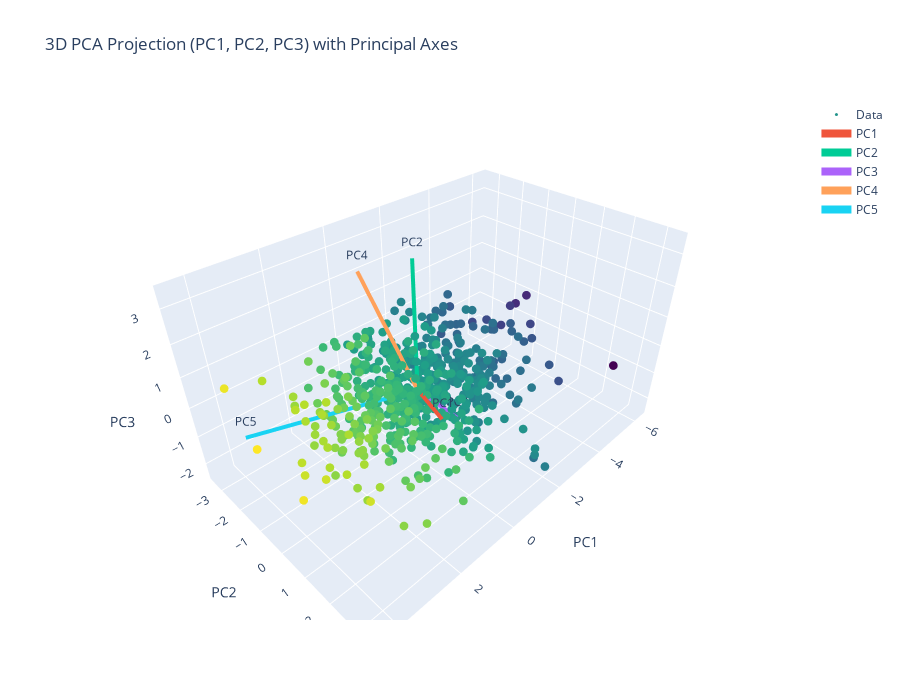
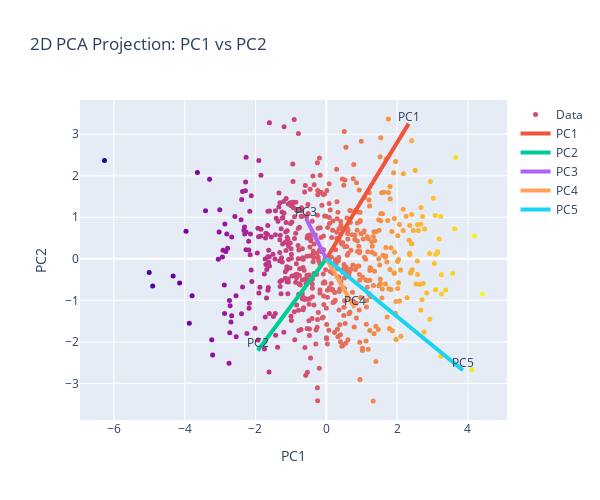
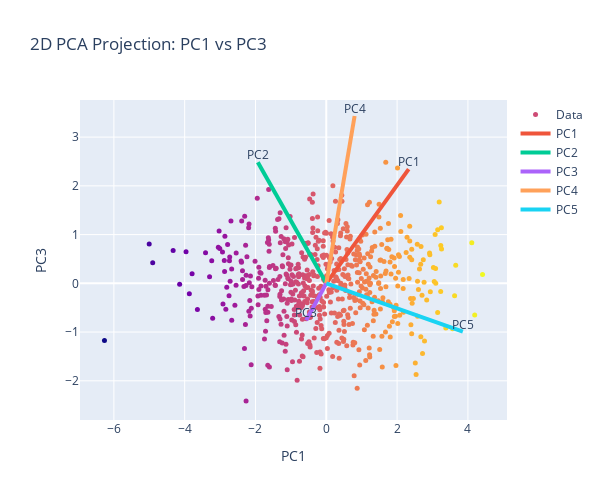
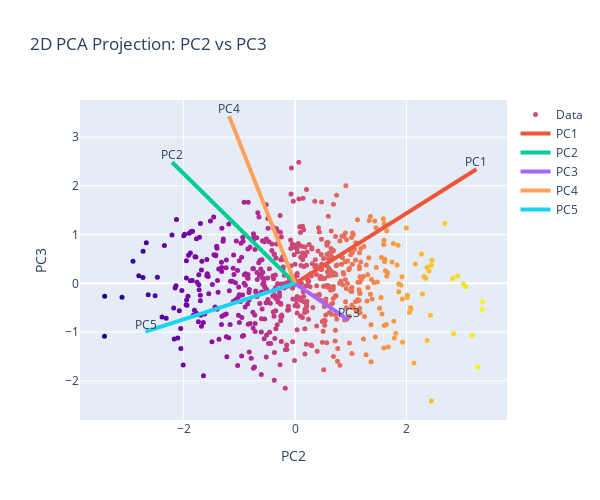

Notebook cell for these charts, in order:
### Code cell
import numpy as np
import plotly.graph_objects as go
from sklearn.decomposition import PCA
from itertools import combinations

# ============================================================
# 1. Generate 5D synthetic dataset
# ============================================================

# Set reproducible random seed
np.random.seed(42)

# Mean of the 5D Gaussian distribution
mean = np.zeros(5)

# Covariance matrix (defines correlation structure)
cov = np.array([
    [1.0, 0.8, 0.3, 0.0, 0.2],
    [0.8, 1.5, 0.4, 0.1, 0.3],
    [0.3, 0.4, 1.2, 0.3, 0.5],
    [0.0, 0.1, 0.3, 0.8, 0.2],
    [0.2, 0.3, 0.5, 0.2, 1.0]
])

# Generate 600 random points in 5D from the distribution
X = np.random.multivariate_normal(mean, cov, size=600)


# ============================================================
# 2. Perform PCA on the 5D dataset
# ============================================================

# Initialize PCA to extract all 5 components
pca = PCA(n_components=5)

# Transform the data into PCA space
# X_pca[i] = coordinates of point i in the new principal-component basis
X_pca = pca.fit_transform(X)

# PCA components (eigenvectors of covariance matrix)
# shape = (5 principal components) x (5 dimensions)
components = pca.components_

# Scaling factor to visually enlarge principal axes in plots
axis_scale = 5


# ============================================================
# 3. FUNCTION: Plot a 3D scatter for a given triplet of PCs
#    Also draw principal axes projected into this 3D space
# ============================================================

def plot_3d_triplet(indices):
    """
    Plot a 3D scatter using three selected principal components.
    Also draw all 5 PCA axes projected into this 3D coordinate system.
    
    Parameters:
        indices: tuple of 3 integers → which PCs to plot, e.g. (0,1,2)
    """
    
    # Unpack the PC indices
    a, b, c = indices

    # Create a new 3D Plotly figure
    fig = go.Figure()

    # ------------------------------------------------------------
    # 3D scatter of the projected dataset
    # ------------------------------------------------------------
    fig.add_trace(go.Scatter3d(
        x=X_pca[:, a],       # x-axis = PC_a values
        y=X_pca[:, b],       # y-axis = PC_b values
        z=X_pca[:, c],       # z-axis = PC_c values
        mode="markers",      # plotted as points
        marker=dict(
            size=3,
            color=X_pca[:, a],  # color encoded by PC_a
            colorscale="Viridis"
        ),
        name="Data"
    ))

    # ------------------------------------------------------------
    # Draw the principal axes in this 3D plot
    # Each PCA axis is an eigenvector in 5D.
    # We project it onto the selected 3 PCs.
    # ------------------------------------------------------------
    for i, comp in enumerate(components):

        # Project eigenvector "comp" into the selected PCA dimensions
        vec = comp[[a, b, c]] * axis_scale

        # Draw arrow from origin (0,0,0) to the vector
        fig.add_trace(go.Scatter3d(
            x=[0, vec[0]],
            y=[0, vec[1]],
            z=[0, vec[2]],
            mode="lines+text",
            line=dict(width=8),
            text=[None, f"PC{i+1}"],      # label the arrow tip
            textposition="top center",
            name=f"PC{i+1}"
        ))

    # ------------------------------------------------------------
    # Configure layout, titles, axes labels
    # ------------------------------------------------------------
    fig.update_layout(
        title=f"3D PCA Projection (PC{a+1}, PC{b+1}, PC{c+1}) with Principal Axes",
        scene=dict(
            xaxis_title=f"PC{a+1}",
            yaxis_title=f"PC{b+1}",
            zaxis_title=f"PC{c+1}",
        ),
        width=900,
        height=700
    )

    # Display the plot
    fig.show()



# ============================================================
# 4. FUNCTION: Plot 2D projections for a triplet of PCs
#    Creates (PCa vs PCb), (PCa vs PCc), (PCb vs PCc)
# ============================================================

def plot_2d_pairs(indices):
    """
    Given 3 PCA indices, create the 3 possible 2D projection plots.
    
    Parameters:
        indices: tuple of 3 integers
    """

    # Unpack the PCA indices
    a, b, c = indices

    # All 2D combinations from the triplet
    pairs = [(a, b), (a, c), (b, c)]

    # ------------------------------------------------------------
    # Loop over each 2D pair and create a scatter plot
    # ------------------------------------------------------------
    for (x, y) in pairs:

        # Create a new 2D figure
        fig = go.Figure()

        # ----------------------
        # Scatter points
        # ----------------------
        fig.add_trace(go.Scatter(
            x=X_pca[:, x],
            y=X_pca[:, y],
            mode="markers",
            marker=dict(
                size=5,
                color=X_pca[:, x],
                colorscale="Plasma"
            ),
            name="Data"
        ))

        # ----------------------
        # Add PCA axes projected into this 2D plane
        # ----------------------
        for i, comp in enumerate(components):

            # Select only the dimensions corresponding to this pair
            vec = comp[[x, y]] * axis_scale

            fig.add_trace(go.Scatter(
                x=[0, vec[0]],
                y=[0, vec[1]],
                mode="lines+text",
                text=[None, f"PC{i+1}"],
                textposition="top center",
                line=dict(width=4),
                name=f"PC{i+1}"
            ))

        # ----------------------
        # Layout and titles
        # ----------------------
        fig.update_layout(
            title=f"2D PCA Projection: PC{x+1} vs PC{y+1}",
            xaxis_title=f"PC{x+1}",
            yaxis_title=f"PC{y+1}",
            width=600,
            height=500
        )

        # Display the figure
        fig.show()



# ============================================================
# 5. Generate all combinations of 3 PCs out of 5
# ============================================================

# List of all 10 combinations of (PCi, PCj, PCk)
triplets = list(combinations(range(5), 3))


# ============================================================
# 6. Loop over each triplet:
#       → Show 3D plot with axes
#       → Show 2D projections
# ============================================================

for triple in triplets:
    print(f"\n=== Showing PCA components: PC{triple[0]+1}, PC{triple[1]+1}, PC{triple[2]+1} ===\n")

    # 3D PCA space + axes
    plot_3d_triplet(triple)

    # The 3 pairwise 2D projections
    plot_2d_pairs(triple)

### Figure 1 — Plotly figure (JSON) as saved in the notebook; plotly's stock layout.template omitted (floating-point values rounded to 4 significant figures; data arrays with more than 128 entries replaced by an {"elided": "..."} marker saying what was removed)
{"data": [{"marker": {"color": {"elided": "600 float values"}, "colorscale": [[0, "#440154"], [0.1111, "#482878"], [0.2222, "#3e4989"], [0.3333, "#31688e"], [0.4444, "#26828e"], [0.5556, "#1f9e89"], [0.6667, "#35b779"], [0.7778, "#6ece58"], [0.8889, "#b5de2b"], [1, "#fde725"]], "size": 3}, "mode": "markers", "name": "Data", "type": "scatter3d", "x": {"elided": "600 float values"}, "y": {"elided": "600 float values"}, "z": {"elided": "600 float values"}}, {"line": {"width": 8}, "mode": "lines+text", "name": "PC1", "text": [null, "PC1"], "textposition": "top center", "type": "scatter3d", "x": [0, 2.328], "y": [0, 3.255], "z": [0, 2.342]}, {"line": {"width": 8}, "mode": "lines+text", "name": "PC2", "text": [null, "PC2"], "textposition": "top center", "type": "scatter3d", "x": [0, -1.934], "y": [0, -2.207], "z": [0, 2.483]}, {"line": {"width": 8}, "mode": "lines+text", "name": "PC3", "text": [null, "PC3"], "textposition": "top center", "type": "scatter3d", "x": [0, -0.5686], "y": [0, 0.9659], "z": [0, -0.761]}, {"line": {"width": 8}, "mode": "lines+text", "name": "PC4", "text": [null, "PC4"], "textposition": "top center", "type": "scatter3d", "x": [0, 0.7998], "y": [0, -1.184], "z": [0, 3.433]}, {"line": {"width": 8}, "mode": "lines+text", "name": "PC5", "text": [null, "PC5"], "textposition": "top center", "type": "scatter3d", "x": [0, 3.857], "y": [0, -2.683], "z": [0, -0.9919]}], "layout": {"height": 700, "scene": {"xaxis": {"title": {"text": "PC1"}}, "yaxis": {"title": {"text": "PC2"}}, "zaxis": {"title": {"text": "PC3"}}}, "title": {"text": "3D PCA Projection (PC1, PC2, PC3) with Principal Axes"}, "width": 900}}

### Figure 2 — Plotly figure (JSON) as saved in the notebook; plotly's stock layout.template omitted (floating-point values rounded to 4 significant figures; data arrays with more than 128 entries replaced by an {"elided": "..."} marker saying what was removed)
{"data": [{"marker": {"color": {"elided": "600 float values"}, "colorscale": [[0, "#0d0887"], [0.1111, "#46039f"], [0.2222, "#7201a8"], [0.3333, "#9c179e"], [0.4444, "#bd3786"], [0.5556, "#d8576b"], [0.6667, "#ed7953"], [0.7778, "#fb9f3a"], [0.8889, "#fdca26"], [1, "#f0f921"]], "size": 5}, "mode": "markers", "name": "Data", "type": "scatter", "x": {"elided": "600 float values"}, "y": {"elided": "600 float values"}}, {"line": {"width": 4}, "mode": "lines+text", "name": "PC1", "text": [null, "PC1"], "textposition": "top center", "type": "scatter", "x": [0, 2.328], "y": [0, 3.255]}, {"line": {"width": 4}, "mode": "lines+text", "name": "PC2", "text": [null, "PC2"], "textposition": "top center", "type": "scatter", "x": [0, -1.934], "y": [0, -2.207]}, {"line": {"width": 4}, "mode": "lines+text", "name": "PC3", "text": [null, "PC3"], "textposition": "top center", "type": "scatter", "x": [0, -0.5686], "y": [0, 0.9659]}, {"line": {"width": 4}, "mode": "lines+text", "name": "PC4", "text": [null, "PC4"], "textposition": "top center", "type": "scatter", "x": [0, 0.7998], "y": [0, -1.184]}, {"line": {"width": 4}, "mode": "lines+text", "name": "PC5", "text": [null, "PC5"], "textposition": "top center", "type": "scatter", "x": [0, 3.857], "y": [0, -2.683]}], "layout": {"height": 500, "title": {"text": "2D PCA Projection: PC1 vs PC2"}, "width": 600, "xaxis": {"title": {"text": "PC1"}}, "yaxis": {"title": {"text": "PC2"}}}}

### Figure 3 — Plotly figure (JSON) as saved in the notebook; plotly's stock layout.template omitted (floating-point values rounded to 4 significant figures; data arrays with more than 128 entries replaced by an {"elided": "..."} marker saying what was removed)
{"data": [{"marker": {"color": {"elided": "600 float values"}, "colorscale": [[0, "#0d0887"], [0.1111, "#46039f"], [0.2222, "#7201a8"], [0.3333, "#9c179e"], [0.4444, "#bd3786"], [0.5556, "#d8576b"], [0.6667, "#ed7953"], [0.7778, "#fb9f3a"], [0.8889, "#fdca26"], [1, "#f0f921"]], "size": 5}, "mode": "markers", "name": "Data", "type": "scatter", "x": {"elided": "600 float values"}, "y": {"elided": "600 float values"}}, {"line": {"width": 4}, "mode": "lines+text", "name": "PC1", "text": [null, "PC1"], "textposition": "top center", "type": "scatter", "x": [0, 2.328], "y": [0, 2.342]}, {"line": {"width": 4}, "mode": "lines+text", "name": "PC2", "text": [null, "PC2"], "textposition": "top center", "type": "scatter", "x": [0, -1.934], "y": [0, 2.483]}, {"line": {"width": 4}, "mode": "lines+text", "name": "PC3", "text": [null, "PC3"], "textposition": "top center", "type": "scatter", "x": [0, -0.5686], "y": [0, -0.761]}, {"line": {"width": 4}, "mode": "lines+text", "name": "PC4", "text": [null, "PC4"], "textposition": "top center", "type": "scatter", "x": [0, 0.7998], "y": [0, 3.433]}, {"line": {"width": 4}, "mode": "lines+text", "name": "PC5", "text": [null, "PC5"], "textposition": "top center", "type": "scatter", "x": [0, 3.857], "y": [0, -0.9919]}], "layout": {"height": 500, "title": {"text": "2D PCA Projection: PC1 vs PC3"}, "width": 600, "xaxis": {"title": {"text": "PC1"}}, "yaxis": {"title": {"text": "PC3"}}}}

### Figure 4 — Plotly figure (JSON) as saved in the notebook; plotly's stock layout.template omitted (floating-point values rounded to 4 significant figures; data arrays with more than 128 entries replaced by an {"elided": "..."} marker saying what was removed)
{"data": [{"marker": {"color": {"elided": "600 float values"}, "colorscale": [[0, "#0d0887"], [0.1111, "#46039f"], [0.2222, "#7201a8"], [0.3333, "#9c179e"], [0.4444, "#bd3786"], [0.5556, "#d8576b"], [0.6667, "#ed7953"], [0.7778, "#fb9f3a"], [0.8889, "#fdca26"], [1, "#f0f921"]], "size": 5}, "mode": "markers", "name": "Data", "type": "scatter", "x": {"elided": "600 float values"}, "y": {"elided": "600 float values"}}, {"line": {"width": 4}, "mode": "lines+text", "name": "PC1", "text": [null, "PC1"], "textposition": "top center", "type": "scatter", "x": [0, 3.255], "y": [0, 2.342]}, {"line": {"width": 4}, "mode": "lines+text", "name": "PC2", "text": [null, "PC2"], "textposition": "top center", "type": "scatter", "x": [0, -2.207], "y": [0, 2.483]}, {"line": {"width": 4}, "mode": "lines+text", "name": "PC3", "text": [null, "PC3"], "textposition": "top center", "type": "scatter", "x": [0, 0.9659], "y": [0, -0.761]}, {"line": {"width": 4}, "mode": "lines+text", "name": "PC4", "text": [null, "PC4"], "textposition": "top center", "type": "scatter", "x": [0, -1.184], "y": [0, 3.433]}, {"line": {"width": 4}, "mode": "lines+text", "name": "PC5", "text": [null, "PC5"], "textposition": "top center", "type": "scatter", "x": [0, -2.683], "y": [0, -0.9919]}], "layout": {"height": 500, "title": {"text": "2D PCA Projection: PC2 vs PC3"}, "width": 600, "xaxis": {"title": {"text": "PC2"}}, "yaxis": {"title": {"text": "PC3"}}}}
